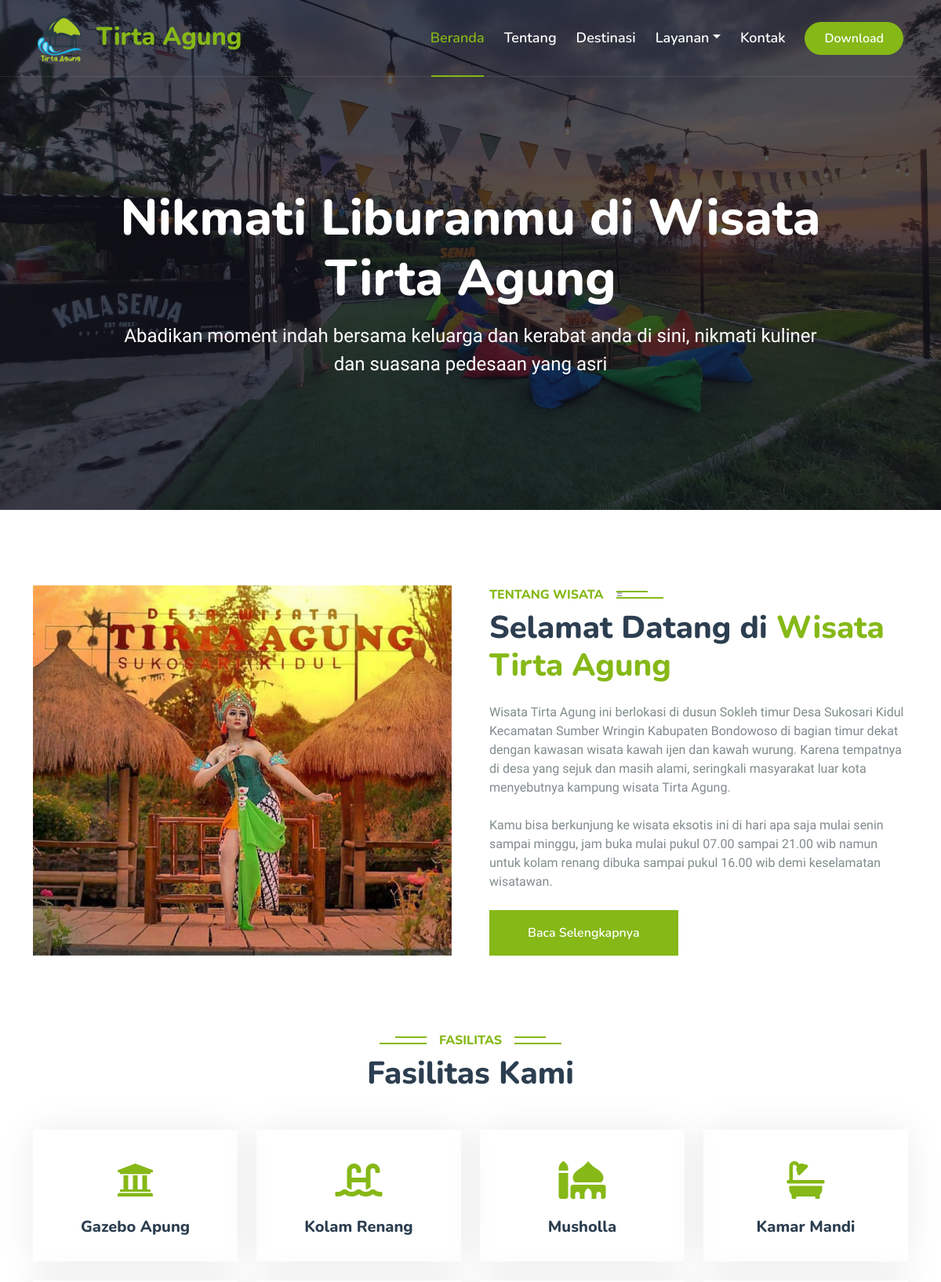
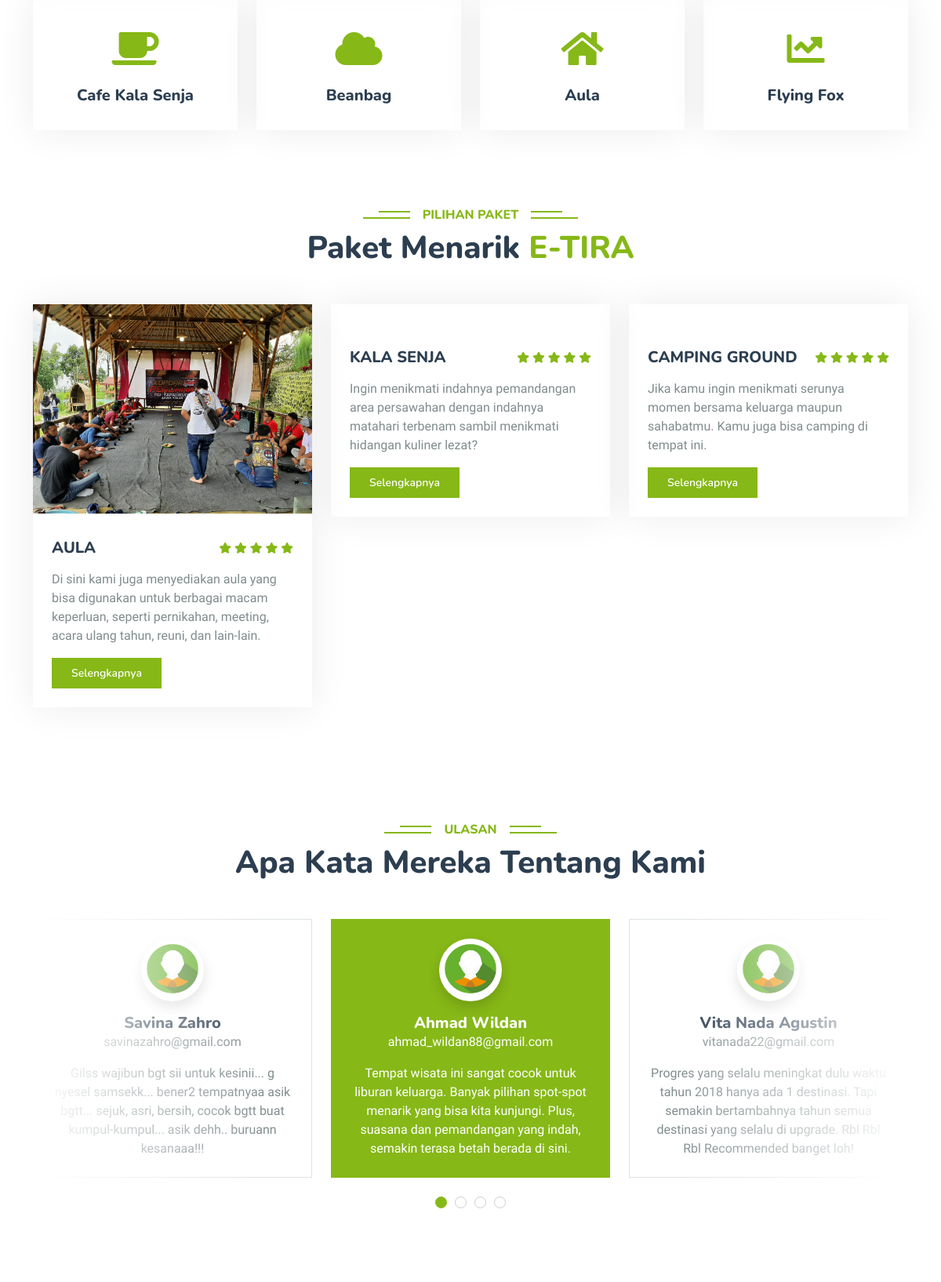
Page /websites/beranda.php (upper part) on the committed database (2 pictures, top to bottom).
### tables this page shows
CREATE TABLE `tb_ulasan` (
  `id` int(11) NOT NULL,
  `nama` varchar(30) NOT NULL,
  `email` varchar(30) NOT NULL,
  `pesan` varchar(200) NOT NULL
);

### websites/beranda.php (the view, shortened to what this page needs)
<!DOCTYPE html>
<html lang="en">
<head>
    <link href="https://cdnjs.cloudflare.com/ajax/libs/font-awesome/5.10.0/css/all.min.css" rel="stylesheet">
    <link href="https://cdn.jsdelivr.net/npm/bootstrap-icons@1.4.1/font/bootstrap-icons.css" rel="stylesheet">
    <link href="../assets/lib/animate/animate.min.css" rel="stylesheet">
    <link href="../assets/lib/owlcarousel/assets/owl.carousel.min.css" rel="stylesheet">
    <link href="../assets/lib/tempusdominus/css/tempusdominus-bootstrap-4.min.css" rel="stylesheet" />
    <link href="../assets/css/bootstrap.min.css" rel="stylesheet">
    <link href="../assets/css/style.css" rel="stylesheet">
</head>
<body>
    <div class="container-fluid position-relative p-0">
        <nav class="navbar navbar-expand-lg navbar-light px-4 px-lg-5 py-3 py-lg-0">
            <a href="" class="navbar-brand p-0">
                <h2 class="text-primary m-0"><img src="../assets/img/logo.png" alt="Logo">&nbsp</i> Tirta Agung</h2>
            </a>
            <div class="collapse navbar-collapse" id="navbarCollapse">
                <div class="navbar-nav ms-auto py-0">
                    <a href="beranda.php" class="nav-item nav-link active">Beranda</a>
                    <a href="tentang.php" class="nav-item nav-link">Tentang</a>
                    <a href="destinasi.php" class="nav-item nav-link">Destinasi</a>
                    <div class="nav-item dropdown">
                        <a href="#" class="nav-link dropdown-toggle" data-bs-toggle="dropdown">Layanan</a>
                    </div>
                    <a href="kontak.php" class="nav-item nav-link">Kontak</a>
                </div>
                <a href="https://drive.google.com/drive/folders/1hYZxZ7pf1oYR_nZmxNfQF-hb2_C1OS8r?usp=sharing" class="btn btn-primary rounded-pill py-2 px-4">Download</a>
            </div>
        </nav>
        <div class="container-fluid bg-primary py-5 mb-5 hero-header">
            <div class="container py-5">
                <div class="row justify-content-center py-5">
                    <div class="col-lg-10 pt-lg-5 mt-lg-5 text-center">
                        <h1 class="display-3 text-white mb-3 animated slideInDown">Nikmati Liburanmu di Wisata Tirta Agung</h1>
                        <p class="fs-4 text-white mb-4 animated slideInDown">Abadikan moment indah bersama keluarga dan kerabat anda di sini, nikmati kuliner dan suasana pedesaan yang asri</p>
                    </div>
                </div>
            </div>
        </div>
    </div>
    <div class="container-xxl py-5">
        <div class="container">
            <div class="row g-5">
                <div class="col-lg-6 wow fadeInUp" data-wow-delay="0.1s" style="min-height: 400px;">
                    <div class="position-relative h-100">
                        <img class="img-fluid position-absolute w-100 h-100" src="../assets/img/aboutt.jpg" alt="" style="object-fit: cover;">
                    </div>
                </div>
                <div class="col-lg-6 wow fadeInUp" data-wow-delay="0.3s">
                    <h6 class="section-title bg-white text-start text-primary pe-3">Tentang Wisata</h6>=
                    <h1 class="mb-4">Selamat Datang di <span class="text-primary"> Wisata Tirta Agung </span></h1>
                    <p class="mb-4">Wisata Tirta Agung ini berlokasi di dusun Sokleh timur Desa Sukosari Kidul Kecamatan Sumber Wringin Kabupaten Bondowoso di bagian timur dekat dengan kawasan wisata kawah ijen dan kawah wurung. Karena tempatnya di desa yang sejuk dan masih alami, seringkali masyarakat luar kota menyebutnya kampung wisata Tirta Agung.</p>
                    <p>Kamu bisa berkunjung ke wisata eksotis ini di hari apa saja mulai senin sampai minggu, jam buka mulai pukul 07.00 sampai 21.00 wib namun untuk kolam renang dibuka sampai pukul 16.00 wib demi keselamatan wisatawan.</p>
                    <a class="btn btn-primary py-3 px-5 mt-2" href="tentang.php">Baca Selengkapnya</a>
                </div>
            </div>
        </div>
    </div>
    <div class="container-xxl py-5">
        <div class="container">
            <div class="text-center wow fadeInUp" data-wow-delay="0.1s">
                <h6 class="section-title bg-white text-center text-primary px-3">Fasilitas</h6>
                <h1 class="mb-5">Fasilitas Kami</h1>
            </div>
            <div class="row g-4">
                <div class="col-lg-3 col-sm-6 wow fadeInUp text-center" data-wow-delay="0.7s">
                    <div class="service-item rounded pt-3">
                        <div class="p-4"><a href="fasilitas.php">
                            <i class="fa fa-3x fa-university text-primary mb-4"></i>
                            <h5>Gazebo Apung</h5></a>
                        </div>
                    </div>
                </div>
                <div class="col-lg-3 col-sm-6 wow fadeInUp text-center" data-wow-delay="0.5s">
                    <div class="service-item rounded pt-3">
                        <div class="p-4"><a href="fasilitas.php">
                            <i class="fa fa-3x fa-swimming-pool text-primary mb-4"></i>
                            <h5>Kolam Renang</h5></a>
                        </div>
                    </div>
                </div>
                <div class="col-lg-3 col-sm-6 wow fadeInUp text-center" data-wow-delay="0.3s">
                    <div class="service-item rounded pt-3">
                        <div class="p-4"><a href="fasilitas.php">
                            <i class="fa fa-3x fa-mosque text-primary mb-4"></i>
                            <h5>Musholla</h5></a>
                        </div>
                    </div>
                </div>
                <div class="col-lg-3 col-sm-6 wow fadeInUp text-center" data-wow-delay="0.1s">
                    <div class="service-item rounded pt-3">
                        <div class="p-4"><a href="fasilitas.php">
                            <i class="fa fa-3x fa-bath text-primary mb-4"></i>
                            <h5>Kamar Mandi</h5></a>
                        </div>
                    </div>
                </div>
                <div class="col-lg-3 col-sm-6 wow fadeInUp text-center" data-wow-delay="0.1s">
                    <div class="service-item rounded pt-3">
                        <div class="p-4"><a href="fasilitas.php">
                            <i class="fa fa-3x fa-coffee text-primary mb-4"></i>
                            <h5>Cafe Kala Senja</h5></a>
                        </div>
                    </div>
                </div>
                <div class="col-lg-3 col-sm-6 wow fadeInUp text-center" data-wow-delay="0.3s">
                    <div class="service-item rounded pt-3">
                        <div class="p-4"><a href="fasilitas.php">
                            <i class="fa fa-3x fa-cloud text-primary mb-4"></i>
                            <h5>Beanbag</h5></a>
                        </div>
                    </div>
                </div>
                <div class="col-lg-3 col-sm-6 wow fadeInUp text-center" data-wow-delay="0.5s">
                    <div class="service-item rounded pt-3">
                        <div class="p-4"><a href="fasilitas.php">
                            <i class="fa fa-3x fa-home text-primary mb-4"></i>
                            <h5>Aula</h5></a>
                        </div>
                    </div>
                </div>
                <div class="col-lg-3 col-sm-6 wow fadeInUp text-center" data-wow-delay="0.7s">
                    <div class="service-item rounded pt-3">
                        <div class="p-4"><a href="fasilitas.php">
                            <i class="fa fa-3x fa-chart-line text-primary mb-4"></i>
                            <h5>Flying Fox</h5></a>
                        </div>
                    </div>
                </div>
            </div>
        </div>
    </div>
    <div class="container-xxl py-5">
        <div class="container">
            <div class="text-center wow fadeInUp" data-wow-delay="0.1s">
                <h6 class="section-title bg-white text-center text-primary px-3">Pilihan Paket</h6>
                <h1 class="mb-5">Paket Menarik <span class="text-primary text-uppercase">E-TIRA</span></h1>
            </div>
            <div class="row g-4">
                <div class="col-lg-4 col-md-6 wow fadeInUp" data-wow-delay="0.1s">
                    <div class="package-item">
                        <div class="overflow-hidden">
                            <img class="img-fluid" src="../assets/img/room-1.jpeg" alt="">
                        </div>
                        <div class="p-4 mt-2">
                            <div class="d-flex justify-content-between mb-3">
                                <h5 class="mb-0">AULA</h5>
                                <div class="ps-2">
                                    <small class="fa fa-star text-primary"></small>
                                    <small class="fa fa-star text-primary"></small>
                                    <small class="fa fa-star text-primary"></small>
                                    <small class="fa fa-star text-primary"></small>
                                    <small class="fa fa-star text-primary"></small>
                                </div>
                            </div>
                            <p class="text-body mb-3">Di sini kami juga menyediakan aula yang bisa digunakan untuk berbagai macam keperluan, seperti pernikahan, meeting, acara ulang tahun, reuni, dan lain-lain.
                            </p>
                            <div class="d-flex justify-content-between">
                                <a class="btn btn-sm btn-primary rounded py-2 px-4 center" href="paket.php">Selengkapnya</a>
                            </div>
                        </div>
                    </div>
                    <br>
                    <br>
                </div>
                <div class="col-lg-4 col-md-6 wow fadeInUp" data-wow-delay="0.3s">
                    <div class="package-item">
                        <div class="overflow-hidden">
                        </div>
                        <div class="p-4 mt-2">
                            <div class="d-flex justify-content-between mb-3">
                                <h5 class="mb-0">KALA SENJA</h5>
                                <div class="ps-2">
                                    <small class="fa fa-star text-primary"></small>
                                    <small class="fa fa-star text-primary"></small>
                                    <small class="fa fa-star text-primary"></small>
                                    <small class="fa fa-star text-primary"></small>
                                    <small class="fa fa-star text-primary"></small>
                                </div>
                            </div>
                            <p class="text-body mb-3">Ingin menikmati indahnya pemandangan area persawahan dengan indahnya matahari terbenam sambil menikmati hidangan kuliner lezat?
                            </p>
                            <div class="d-flex justify-content-between">
                                <a class="btn btn-sm btn-primary rounded py-2 px-4" href="paket.php">Selengkapnya</a>
                            </div>
                        </div>
                    </div>
                    <br>
                    <br>
                </div>
                <div class="col-lg-4 col-md-6 wow fadeInUp" data-wow-delay="0.6s">
                    <div class="package-item">
                        <div class="overflow-hidden">
                        </div>
                        <div class="p-4 mt-2">
                            <div class="d-flex justify-content-between mb-3">
                                <h5 class="mb-0 ">CAMPING GROUND</h5>
                                <div class="ps-2">
                                    <small class="fa fa-star text-primary"></small>
                                    <small class="fa fa-star text-primary"></small>
                                    <small class="fa fa-star text-primary"></small>
                                    <small class="fa fa-star text-primary"></small>
                                    <small class="fa fa-star text-primary"></small>
                                </div>
                            </div>
                            <p class="text-body mb-3">Jika kamu ingin menikmati serunya momen bersama keluarga maupun sahabatmu. Kamu juga bisa camping di tempat ini.
                            </p>
                            <div class="d-flex justify-content-between">
                                <a class="btn btn-sm btn-primary rounded py-2 px-4" href="paket.php">Selengkapnya</a>
                            </div>
                        </div>
                    </div>
                    <br>
                    <br>
                </div>
            </div>
        </div>
    </div>
    <div class="container-xxl py-5 wow fadeInUp" data-wow-delay="0.1s">
        <div class="container">
            <div class="text-center">
                <h6 class="section-title bg-white text-center text-primary px-3">Ulasan</h6>
                <h1 class="mb-5">Apa Kata Mereka Tentang Kami</h1>
            </div>
            <div class="owl-carousel testimonial-carousel position-relative">
                <?php
                    require "../koneksi.php";
                    $GetTable = mysqli_query($conn, "SELECT * FROM tb_ulasan ORDER BY id DESC LIMIT 15");
                    while ($GetData = mysqli_fetch_array($GetTable)) {
                        echo "
                            <div class='testimonial-item bg-white text-center border p-4'>
                                <img class='bg-white rounded-circle shadow p-1 mx-auto mb-3'
                                src='../assets/img/user.png' style='width: 80px; height: 80px;'>
                                <h5 class='mb-0'>$GetData[nama]</h5>
                                <p>$GetData[email]</p>
                                <p class='mb-0'>$GetData[pesan]</p>
                            </div>
                        ";
                    }
                ?>
            </div>
        </div>
    </div>
</body>
</html>

### rows in the picture
tb_ulasan: nama "Ahmad Wildan", email "ahmad_wildan88@gmail.com", pesan "Tempat wisata ini sangat cocok untuk liburan keluarga. Banyak pilihan spot-spot menarik yang bisa kita kunjungi. Plus, suasana dan pemandangan yang indah, semakin terasa betah berada di sini."
tb_ulasan: nama "Vita Nada Agustin", email "vitanada22@gmail.com", pesan "Progres yang selalu meningkat dulu waktu tahun 2018 hanya ada 1 destinasi. Tapi semakin bertambahnya tahun semua destinasi yang selalu di upgrade. Rbl Rbl Rbl Recommended banget loh!"
tb_ulasan: nama "Savina Zahro", email "savinazahro@gmail.com", pesan "Gilss wajibun bgt sii untuk kesinii... g nyesel samsekk... bener2 tempatnyaa asik bgtt... sejuk, asri, bersih, cocok bgtt buat kumpul-kumpul... asik dehh.. buruann kesanaaa!!!"
